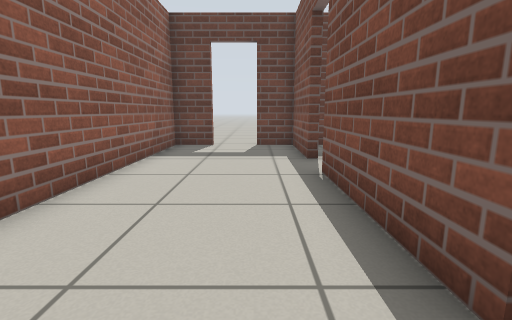
view 1 (above)

12 first-person views from a walk through a world built for the Gazebo simulator. The camera is 0.69 m above the floor, tilts 10° down and sees 85° across. The floor is counted in squares, 0.5 m on a side. Each view is taken from the middle of a square. On the plan, view 1 faces up. The plan holds only what a view shows up to about 13 squares ahead; the rest is blank.

view 2
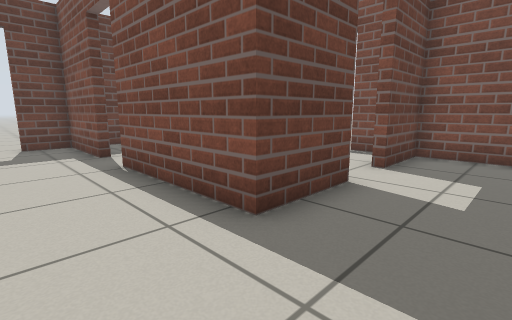

view 3
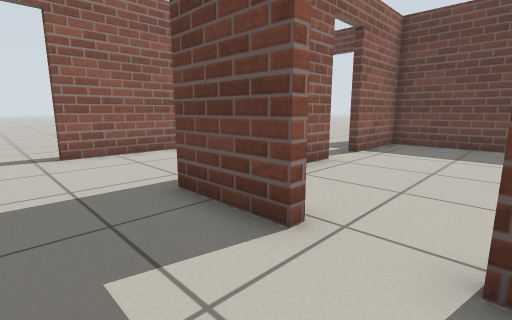

view 4
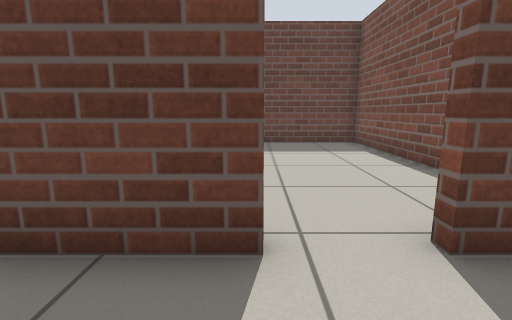

view 5
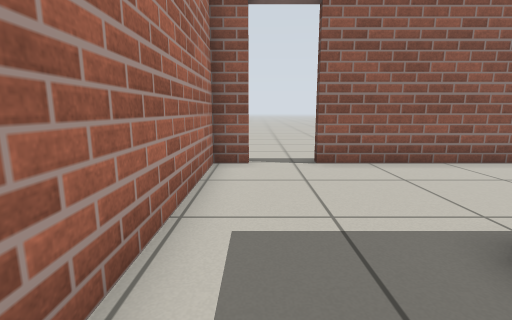

view 6
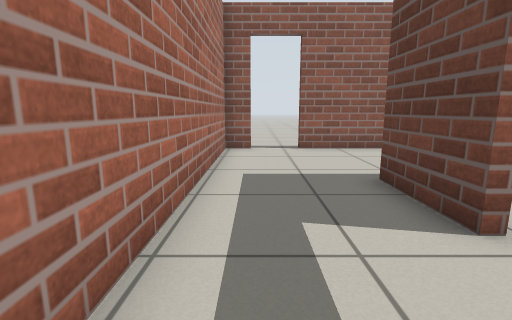

view 7
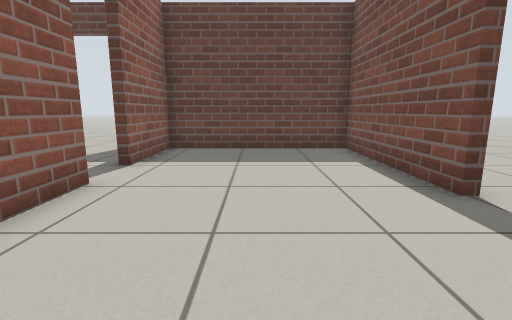

view 8
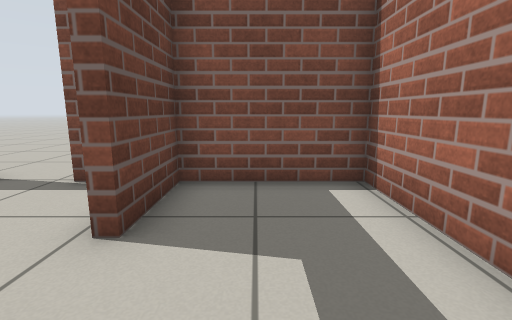

view 9
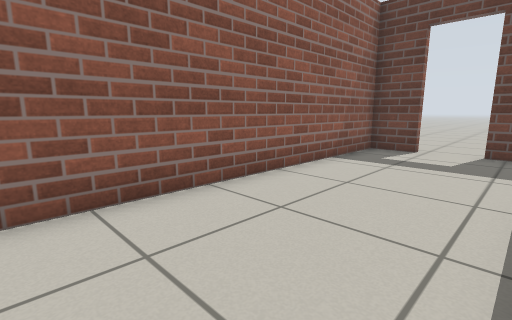

view 10
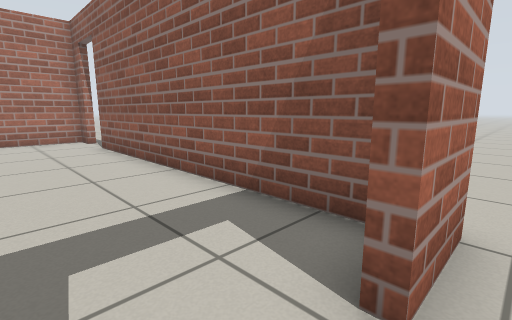

view 11
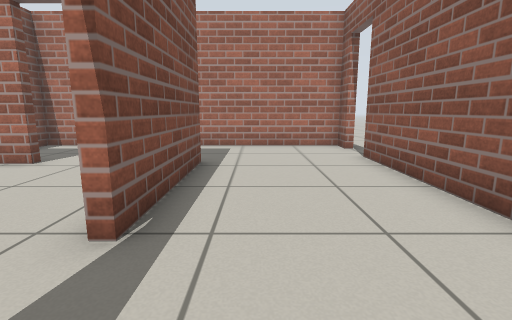

view 12
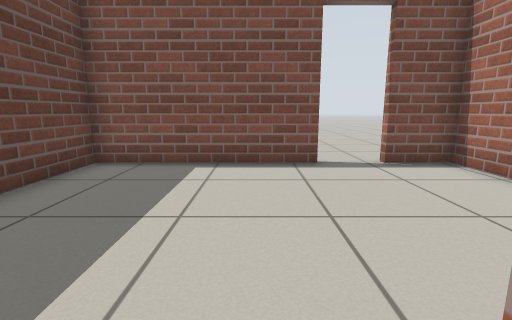

### Floor plan
Key: @ floor where view 1 was taken; # wall or solid block; . floor; D open door.
Columns run from 5 left of view 1 to 10 right of it. Each row starts with its distance up from view 1.
 13    ...
 12 ....D.
 11 .###DD########
 10  #.....#.....#
  9  #.....#.....#
  8  #.....D.....#
  7  #.....D.....#
  6  #.....#.....#..
  5  #.....#.....DD.
  4  #.....#.....DD.
  3  #.....#.....#..
  2  #.....##DD###
  1 .#...........#
  0 .DD..@.......#
 -1 ..D..........#
 -2  .############

Where each view was taken, in squares from view 1:
view 1: 0 up, 0 right, facing up
view 2: 1 down, 1 left, facing up-right
view 3: 1 down, 6 right, facing up-left
view 4: 1 down, 4 right, facing up
view 5: 1 down, 4 right, facing left
view 6: 1 down, 7 right, facing left
view 7: 1 up, 5 right, facing up
view 8: 0 up, 3 right, facing right
view 9: 1 up, 1 right, facing up-left
view 10: 12 up, 0 right, facing down-left
view 11: 9 up, 0 right, facing down
view 12: 7 up, 1 right, facing right
